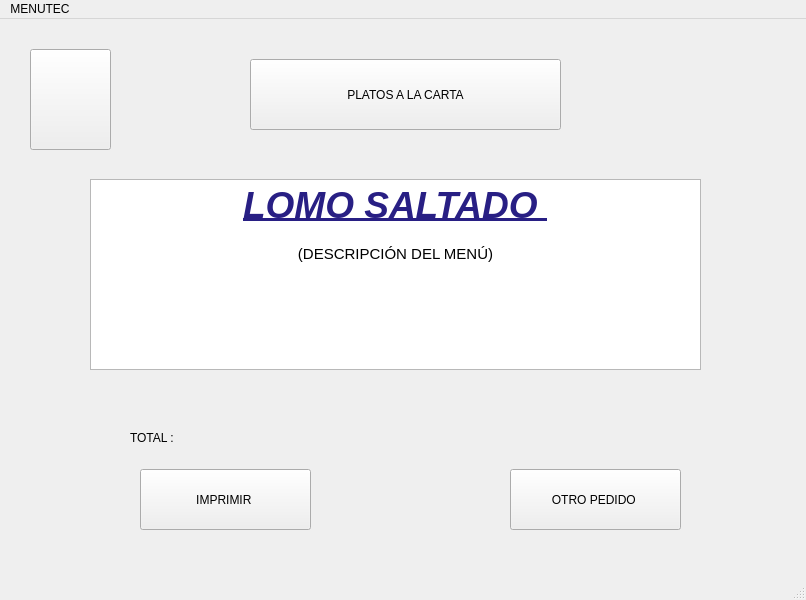
<?xml version="1.0" encoding="UTF-8"?>
<ui version="4.0">
 <class>pc1Window</class>
 <widget class="QMainWindow" name="pc1Window">
  <property name="geometry">
   <rect>
    <x>0</x>
    <y>0</y>
    <width>806</width>
    <height>600</height>
   </rect>
  </property>
  <property name="windowTitle">
   <string>MainWindow</string>
  </property>
  <widget class="QWidget" name="centralwidget">
   <widget class="QPushButton" name="pushButton">
    <property name="geometry">
     <rect>
      <x>250</x>
      <y>40</y>
      <width>311</width>
      <height>71</height>
     </rect>
    </property>
    <property name="text">
     <string>PLATOS A LA CARTA</string>
    </property>
    <property name="icon">
     <iconset>
      <normaloff>UTEC.png</normaloff>UTEC.png</iconset>
    </property>
   </widget>
   <widget class="QTextEdit" name="textEdit">
    <property name="geometry">
     <rect>
      <x>90</x>
      <y>160</y>
      <width>611</width>
      <height>191</height>
     </rect>
    </property>
    <property name="html">
     <string>&lt;!DOCTYPE HTML PUBLIC &quot;-//W3C//DTD HTML 4.0//EN&quot; &quot;http://www.w3.org/TR/REC-html40/strict.dtd&quot;&gt;
&lt;html&gt;&lt;head&gt;&lt;meta name=&quot;qrichtext&quot; content=&quot;1&quot; /&gt;&lt;style type=&quot;text/css&quot;&gt;
p, li { white-space: pre-wrap; }
&lt;/style&gt;&lt;/head&gt;&lt;body style=&quot; font-family:'Ubuntu'; font-size:11pt; font-weight:400; font-style:normal;&quot;&gt;
&lt;p align=&quot;center&quot; style=&quot; margin-top:0px; margin-bottom:0px; margin-left:0px; margin-right:0px; -qt-block-indent:0; text-indent:0px;&quot;&gt;&lt;span style=&quot; font-size:28pt; font-weight:600; font-style:italic; text-decoration: underline; color:#281f84;&quot;&gt;LOMO SALTADO &lt;/span&gt;&lt;/p&gt;
&lt;p align=&quot;center&quot; style=&quot;-qt-paragraph-type:empty; margin-top:0px; margin-bottom:0px; margin-left:0px; margin-right:0px; -qt-block-indent:0; text-indent:0px; font-weight:600; font-style:italic; text-decoration: underline;&quot;&gt;&lt;br /&gt;&lt;/p&gt;
&lt;p align=&quot;center&quot; style=&quot; margin-top:0px; margin-bottom:0px; margin-left:0px; margin-right:0px; -qt-block-indent:0; text-indent:0px;&quot;&gt;(DESCRIPCIÓN DEL MENÚ)&lt;/p&gt;&lt;/body&gt;&lt;/html&gt;</string>
    </property>
   </widget>
   <widget class="QPushButton" name="pushButton_2">
    <property name="geometry">
     <rect>
      <x>30</x>
      <y>30</y>
      <width>81</width>
      <height>101</height>
     </rect>
    </property>
    <property name="text">
     <string/>
    </property>
    <property name="icon">
     <iconset>
      <normaloff>flecha-hacia-la-izquierda-antes-de-icono-4330-128.png</normaloff>flecha-hacia-la-izquierda-antes-de-icono-4330-128.png</iconset>
    </property>
    <property name="iconSize">
     <size>
      <width>100</width>
      <height>100</height>
     </size>
    </property>
   </widget>
   <widget class="QPushButton" name="pushButton_3">
    <property name="geometry">
     <rect>
      <x>140</x>
      <y>450</y>
      <width>171</width>
      <height>61</height>
     </rect>
    </property>
    <property name="text">
     <string>IMPRIMIR </string>
    </property>
   </widget>
   <widget class="QPushButton" name="pushButton_4">
    <property name="geometry">
     <rect>
      <x>510</x>
      <y>450</y>
      <width>171</width>
      <height>61</height>
     </rect>
    </property>
    <property name="text">
     <string>OTRO PEDIDO </string>
    </property>
   </widget>
   <widget class="QLabel" name="label">
    <property name="geometry">
     <rect>
      <x>130</x>
      <y>410</y>
      <width>68</width>
      <height>17</height>
     </rect>
    </property>
    <property name="text">
     <string>TOTAL : </string>
    </property>
   </widget>
  </widget>
  <widget class="QMenuBar" name="menubar">
   <property name="geometry">
    <rect>
     <x>0</x>
     <y>0</y>
     <width>806</width>
     <height>25</height>
    </rect>
   </property>
   <widget class="QMenu" name="menuMENUTEC">
    <property name="title">
     <string>MENUTEC</string>
    </property>
   </widget>
   <addaction name="menuMENUTEC"/>
  </widget>
  <widget class="QStatusBar" name="statusbar"/>
 </widget>
 <resources/>
 <connections/>
</ui>
